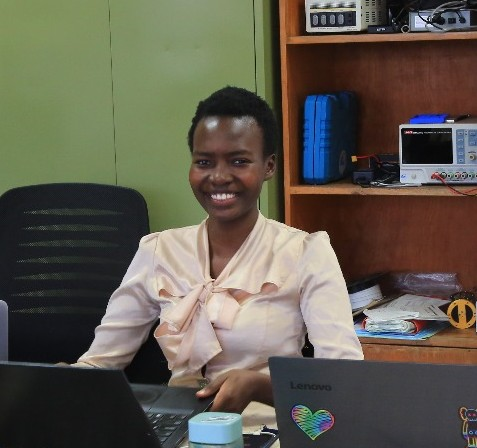
#> input picture Photos/RuthImage1.jpg, 477 x 448 px
$ python spaces.py
#> lines starting #> are read from the running program, lines starting #| are printed output that depends on the picture
#  How to switch between different color spaces in OpenCV
# Color spaces are different ways of representing the color of an image.
# The most common color space is BGR (Blue, Green, Red) which is used by OpenCV by default.
# Other color spaces include Grayscale, HSV (Hue, Saturation, Value), LAB (Lightness, A, B), and many more.
# Each color space has its own advantages and disadvantages, and some color spaces are better suited for certain tasks than others.
# For example, the HSV color space is often used for color-based segmentation because it separates the color information (hue) from the intensity information (value).
# This makes it easier to identify and isolate specific colors in an image. The LAB color space is often used for color correction and color balancing because it is designed to be more perceptually uniform than other color spaces.
# This means that small changes in color are more consistent across the entire color space, making it easier to adjust the colors in an image.
# In this tutorial, we will learn how to switch between different color spaces in OpenCV using  the cvtColor() function.
# The cvtColor() function takes two arguments: the source image and the color space conversion code.
# The color space conversion code is a constant that specifies the type of conversion to be performed.
import cv2 as cv
import numpy as np
import matplotlib.pyplot as plt

img = cv.imread("Photos/RuthImage1.jpg")
#> img is the input picture: shape (448, 477, 3); mean B, G, R 78.6, 90.9, 95.7
cv.imshow("Original", img)

# plt.imshow(img)
# plt.show()

# Convert BGR to grayscale
gray = cv.cvtColor(img, cv.COLOR_BGR2GRAY)
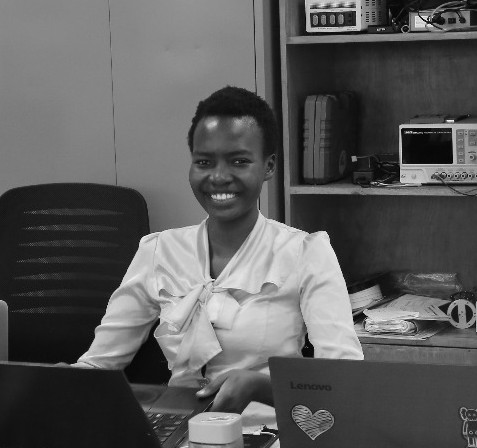
#> gray: shape (448, 477); min 0, max 251, mean 90.9
cv.imshow("Gray", gray)

# Convert BGR to HSV
hsv = cv.cvtColor(img, cv.COLOR_BGR2HSV)
#> hsv: shape (448, 477, 3); mean H, S, V 53.9, 76.7, 104.3
cv.imshow("HSV", hsv)


# Convert BGR to LAB
lab = cv.cvtColor(img, cv.COLOR_BGR2LAB)
#> lab: shape (448, 477, 3); mean of channels 0, 1, 2 96.3, 128.9, 135.9
cv.imshow("LAB", lab)
# Convert BGR to RGB
rgb = cv.cvtColor(img, cv.COLOR_BGR2RGB)
cv.imshow("RGB", rgb)

plt.imshow(rgb)
plt.show()

# we can invert the colorspaces back to BGR
# Convert HSV to BGR
hsv_bgr = cv.cvtColor(hsv, cv.COLOR_HSV2BGR)
cv.imshow("HSV to BGR", hsv_bgr)
# You cannot convert lab to bgr, or hsv to lab directly. You have to convert it to rgb first

cv.waitKey(0)
cv.destroyAllWindows()

$ run again, with Photos/maasai.jpg copied over Photos/RuthImage1.jpg
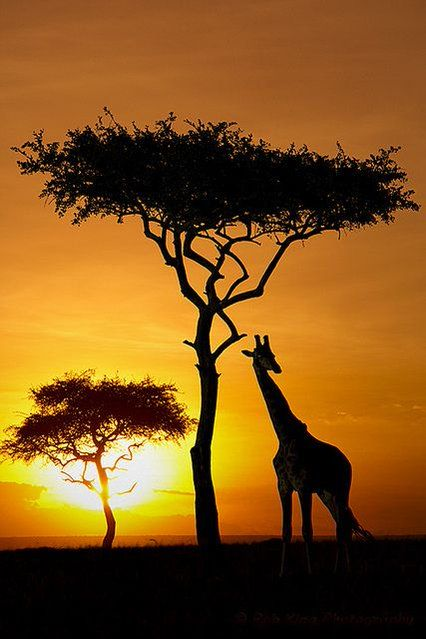
#> input picture Photos/maasai.jpg, 426 x 639 px
#> img is the input picture: shape (639, 426, 3); mean B, G, R 27.5, 84.3, 130.9
#> `gray = cv.cvtColor(img, cv.COLOR_BGR2GRAY)`:
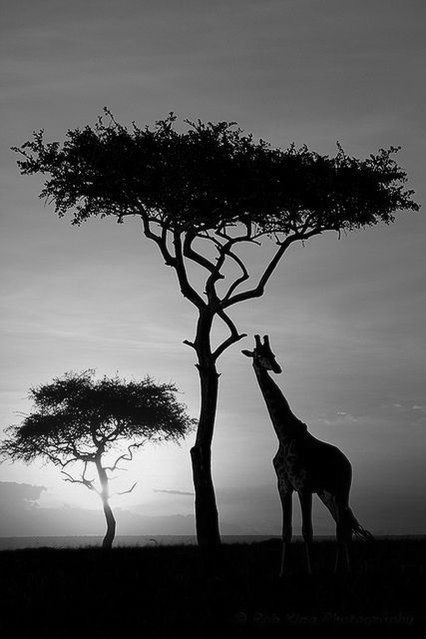
#> gray: shape (639, 426); min 0, max 254, mean 91.7
#> hsv: shape (639, 426, 3); mean H, S, V 26.3, 188.1, 131.1
#> lab: shape (639, 426, 3); mean of channels 0, 1, 2 99.9, 142.1, 163.2
